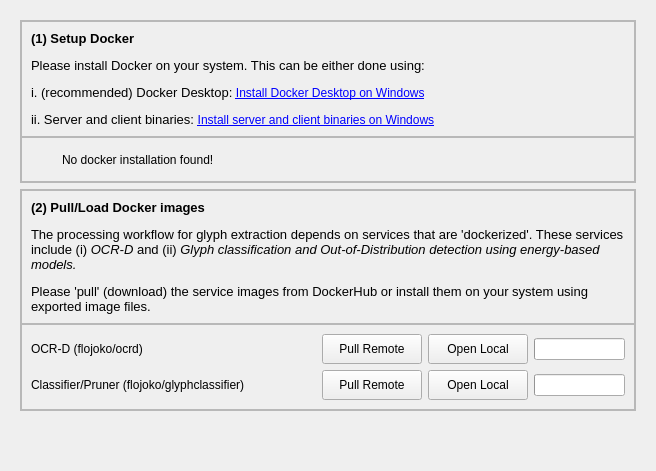
      <widget class="QWidget" name="setupTab">
       <attribute name="icon">
        <iconset resource="resources.qrc">
         <normaloff>:/icons/cil-bolt-circle.svg</normaloff>:/icons/cil-bolt-circle.svg</iconset>
       </attribute>
       <attribute name="title">
        <string>Setup</string>
       </attribute>
       <layout class="QHBoxLayout" name="horizontalLayout_10">
        <item>
         <widget class="QWidget" name="setupWidgets" native="true">
          <layout class="QVBoxLayout" name="verticalLayout_10">
           <item>
            <widget class="QFrame" name="setup1">
             <property name="frameShape">
              <enum>QFrame::StyledPanel</enum>
             </property>
             <property name="frameShadow">
              <enum>QFrame::Raised</enum>
             </property>
             <layout class="QVBoxLayout" name="verticalLayout_11">
              <property name="spacing">
               <number>0</number>
              </property>
              <property name="leftMargin">
               <number>0</number>
              </property>
              <property name="topMargin">
               <number>0</number>
              </property>
              <property name="rightMargin">
               <number>0</number>
              </property>
              <property name="bottomMargin">
               <number>0</number>
              </property>
              <item>
               <widget class="QFrame" name="setup1_title">
                <property name="frameShape">
                 <enum>QFrame::StyledPanel</enum>
                </property>
                <property name="frameShadow">
                 <enum>QFrame::Raised</enum>
                </property>
                <layout class="QVBoxLayout" name="verticalLayout_12">
                 <item>
                  <widget class="QLabel" name="labelSetupDescription">
                   <property name="text">
                    <string>&lt;html&gt;&lt;head/&gt;&lt;body&gt;&lt;p&gt;&lt;span style=&quot; font-size:10pt; font-weight:700;&quot;&gt;(1) Setup Docker &lt;/span&gt;&lt;/p&gt;&lt;p&gt;&lt;span style=&quot; font-size:10pt;&quot;&gt;Please install Docker on your system. This can be either done using:&lt;/span&gt;&lt;/p&gt;&lt;p&gt;&lt;span style=&quot; font-size:10pt;&quot;&gt;i. (recommended) Docker Desktop: &lt;/span&gt;&lt;a href=&quot;https://docs.docker.com/desktop/install/windows-install/&quot;&gt;&lt;span style=&quot; text-decoration: underline; color:#0000ff;&quot;&gt;Install Docker Desktop on Windows&lt;/span&gt;&lt;/a&gt;&lt;/p&gt;&lt;p&gt;&lt;span style=&quot; font-size:10pt;&quot;&gt;ii. Server and client binaries: &lt;/span&gt;&lt;a href=&quot;https://docs.docker.com/engine/install/binaries/&quot;&gt;&lt;span style=&quot; text-decoration: underline; color:#0000ff;&quot;&gt;Install server and client binaries on Windows&lt;/span&gt;&lt;/a&gt;&lt;/p&gt;&lt;/body&gt;&lt;/html&gt;</string>
                   </property>
                   <property name="openExternalLinks">
                    <bool>true</bool>
                   </property>
                  </widget>
                 </item>
                </layout>
               </widget>
              </item>
              <item>
               <widget class="QFrame" name="setup1_content">
                <property name="frameShape">
                 <enum>QFrame::StyledPanel</enum>
                </property>
                <property name="frameShadow">
                 <enum>QFrame::Raised</enum>
                </property>
                <layout class="QVBoxLayout" name="verticalLayout_13">
                 <item>
                  <layout class="QGridLayout" name="gridLayout_5" rowstretch="0" columnstretch="0,0">
                   <item row="0" column="1">
                    <widget class="QLabel" name="labelDockerStatusMessage">
                     <property name="text">
                      <string>No docker installation found!</string>
                     </property>
                    </widget>
                   </item>
                   <item row="0" column="0">
                    <widget class="QLabel" name="labelDockerStatusImage">
                     <property name="sizePolicy">
                      <sizepolicy hsizetype="Fixed" vsizetype="Fixed">
                       <horstretch>0</horstretch>
                       <verstretch>0</verstretch>
                      </sizepolicy>
                     </property>
                     <property name="minimumSize">
                      <size>
                       <width>25</width>
                       <height>25</height>
                      </size>
                     </property>
                     <property name="maximumSize">
                      <size>
                       <width>25</width>
                       <height>25</height>
                      </size>
                     </property>
                     <property name="text">
                      <string/>
                     </property>
                     <property name="pixmap">
                      <pixmap resource="resources.qrc">:/icons/cil-x-circle.svg</pixmap>
                     </property>
                     <property name="scaledContents">
                      <bool>true</bool>
                     </property>
                    </widget>
                   </item>
                  </layout>
                 </item>
                </layout>
               </widget>
              </item>
             </layout>
            </widget>
           </item>
           <item>
            <widget class="QFrame" name="setup2">
             <property name="enabled">
              <bool>true</bool>
             </property>
             <property name="frameShape">
              <enum>QFrame::StyledPanel</enum>
             </property>
             <property name="frameShadow">
              <enum>QFrame::Raised</enum>
             </property>
             <layout class="QVBoxLayout" name="verticalLayout_14">
              <property name="spacing">
               <number>0</number>
              </property>
              <property name="leftMargin">
               <number>0</number>
              </property>
              <property name="topMargin">
               <number>0</number>
              </property>
              <property name="rightMargin">
               <number>0</number>
              </property>
              <property name="bottomMargin">
               <number>0</number>
              </property>
              <item>
               <widget class="QFrame" name="setup2_title">
                <property name="frameShape">
                 <enum>QFrame::StyledPanel</enum>
                </property>
                <property name="frameShadow">
                 <enum>QFrame::Raised</enum>
                </property>
                <layout class="QVBoxLayout" name="verticalLayout_15">
                 <item>
                  <widget class="QLabel" name="labelImagePullDescription">
                   <property name="text">
                    <string>&lt;html&gt;&lt;head/&gt;&lt;body&gt;&lt;p&gt;&lt;span style=&quot; font-size:10pt; font-weight:700;&quot;&gt;(2) Pull/Load Docker images&lt;/span&gt;&lt;/p&gt;&lt;p&gt;&lt;span style=&quot; font-size:10pt;&quot;&gt;The processing workflow for glyph extraction depends on services that are 'dockerized'. These services include (i) &lt;/span&gt;&lt;span style=&quot; font-size:10pt; font-style:italic;&quot;&gt;OCR-D&lt;/span&gt;&lt;span style=&quot; font-size:10pt;&quot;&gt; and (ii) &lt;/span&gt;&lt;span style=&quot; font-size:10pt; font-style:italic;&quot;&gt;Glyph classification and Out-of-Distribution detection using energy-based models. &lt;/span&gt;&lt;/p&gt;&lt;p&gt;&lt;span style=&quot; font-size:10pt;&quot;&gt;Please 'pull' (download) the service images from DockerHub or install them on your system using exported image files.&lt;/span&gt;&lt;/p&gt;&lt;/body&gt;&lt;/html&gt;</string>
                   </property>
                   <property name="wordWrap">
                    <bool>true</bool>
                   </property>
                  </widget>
                 </item>
                </layout>
               </widget>
              </item>
              <item>
               <widget class="QFrame" name="setup2_content">
                <property name="frameShape">
                 <enum>QFrame::StyledPanel</enum>
                </property>
                <property name="frameShadow">
                 <enum>QFrame::Raised</enum>
                </property>
                <layout class="QVBoxLayout" name="verticalLayout_16">
                 <item>
                  <layout class="QGridLayout" name="gridLayout_4">
                   <item row="1" column="0">
                    <widget class="QLabel" name="labelDockerEBM">
                     <property name="enabled">
                      <bool>true</bool>
                     </property>
                     <property name="text">
                      <string>Classifier/Pruner (flojoko/glyphclassifier)</string>
                     </property>
                    </widget>
                   </item>
                   <item row="0" column="0">
                    <widget class="QLabel" name="labelDockerOCRD">
                     <property name="text">
                      <string>OCR-D (flojoko/ocrd)</string>
                     </property>
                    </widget>
                   </item>
                   <item row="1" column="5">
                    <widget class="QProgressBar" name="progressBarDockerEBM">
                     <property name="enabled">
                      <bool>true</bool>
                     </property>
                     <property name="maximum">
                      <number>100</number>
                     </property>
                     <property name="value">
                      <number>-1</number>
                     </property>
                    </widget>
                   </item>
                   <item row="0" column="3">
                    <widget class="QPushButton" name="pushButtonDockerOCRDRemote">
                     <property name="sizePolicy">
                      <sizepolicy hsizetype="Fixed" vsizetype="Fixed">
                       <horstretch>0</horstretch>
                       <verstretch>0</verstretch>
                      </sizepolicy>
                     </property>
                     <property name="minimumSize">
                      <size>
                       <width>100</width>
                       <height>30</height>
                      </size>
                     </property>
                     <property name="text">
                      <string>Pull Remote</string>
                     </property>
                    </widget>
                   </item>
                   <item row="0" column="5">
                    <widget class="QProgressBar" name="progressBarDockerOCRD">
                     <property name="maximum">
                      <number>100</number>
                     </property>
                     <property name="value">
                      <number>-1</number>
                     </property>
                    </widget>
                   </item>
                   <item row="1" column="3">
                    <widget class="QPushButton" name="pushButtonDockerEBMRemote">
                     <property name="enabled">
                      <bool>true</bool>
                     </property>
                     <property name="sizePolicy">
                      <sizepolicy hsizetype="Fixed" vsizetype="Fixed">
                       <horstretch>0</horstretch>
                       <verstretch>0</verstretch>
                      </sizepolicy>
                     </property>
                     <property name="minimumSize">
                      <size>
                       <width>100</width>
                       <height>30</height>
                      </size>
                     </property>
                     <property name="text">
                      <string>Pull Remote</string>
                     </property>
                    </widget>
                   </item>
                   <item row="1" column="2">
                    <spacer name="horizontalSpacer_3">
                     <property name="orientation">
                      <enum>Qt::Horizontal</enum>
                     </property>
                     <property name="sizeType">
                      <enum>QSizePolicy::Fixed</enum>
                     </property>
                     <property name="sizeHint" stdset="0">
                      <size>
                       <width>40</width>
                       <height>20</height>
                      </size>
                     </property>
                    </spacer>
                   </item>
                   <item row="0" column="2">
                    <spacer name="horizontalSpacer">
                     <property name="orientation">
                      <enum>Qt::Horizontal</enum>
                     </property>
                     <property name="sizeType">
                      <enum>QSizePolicy::Fixed</enum>
                     </property>
                     <property name="sizeHint" stdset="0">
                      <size>
                       <width>40</width>
                       <height>20</height>
                      </size>
                     </property>
                    </spacer>
                   </item>
                   <item row="0" column="1" alignment="Qt::AlignHCenter|Qt::AlignVCenter">
                    <widget class="QLabel" name="labelDockerOCRDStatus">
                     <property name="sizePolicy">
                      <sizepolicy hsizetype="Fixed" vsizetype="Fixed">
                       <horstretch>0</horstretch>
                       <verstretch>0</verstretch>
                      </sizepolicy>
                     </property>
                     <property name="minimumSize">
                      <size>
                       <width>25</width>
                       <height>25</height>
                      </size>
                     </property>
                     <property name="maximumSize">
                      <size>
                       <width>25</width>
                       <height>25</height>
                      </size>
                     </property>
                     <property name="text">
                      <string/>
                     </property>
                     <property name="pixmap">
                      <pixmap resource="resources.qrc">:/icons/cil-x-circle.svg</pixmap>
                     </property>
                     <property name="scaledContents">
                      <bool>true</bool>
                     </property>
                     <property name="alignment">
                      <set>Qt::AlignCenter</set>
                     </property>
                    </widget>
                   </item>
                   <item row="1" column="1">
                    <widget class="QLabel" name="labelDockerEBMStatus">
                     <property name="enabled">
                      <bool>true</bool>
                     </property>
                     <property name="sizePolicy">
                      <sizepolicy hsizetype="Fixed" vsizetype="Fixed">
                       <horstretch>0</horstretch>
                       <verstretch>0</verstretch>
                      </sizepolicy>
                     </property>
                     <property name="minimumSize">
                      <size>
                       <width>25</width>
                       <height>25</height>
                      </size>
                     </property>
                     <property name="maximumSize">
                      <size>
                       <width>25</width>
                       <height>25</height>
                      </size>
                     </property>
                     <property name="text">
                      <string/>
                     </property>
                     <property name="pixmap">
                      <pixmap resource="resources.qrc">:/icons/cil-x-circle.svg</pixmap>
                     </property>
                     <property name="scaledContents">
                      <bool>true</bool>
                     </property>
                    </widget>
                   </item>
                   <item row="0" column="4">
                    <widget class="QPushButton" name="pushButtonDockerOCRDLocal">
                     <property name="sizePolicy">
                      <sizepolicy hsizetype="Fixed" vsizetype="Fixed">
                       <horstretch>0</horstretch>
                       <verstretch>0</verstretch>
                      </sizepolicy>
                     </property>
                     <property name="minimumSize">
                      <size>
                       <width>100</width>
                       <height>30</height>
                      </size>
                     </property>
                     <property name="text">
                      <string>Open Local</string>
                     </property>
                    </widget>
                   </item>
                   <item row="1" column="4">
                    <widget class="QPushButton" name="pushButtonDockerEBMLocal">
                     <property name="enabled">
                      <bool>true</bool>
                     </property>
                     <property name="minimumSize">
                      <size>
                       <width>100</width>
                       <height>30</height>
                      </size>
                     </property>
                     <property name="text">
                      <string>Open Local</string>
                     </property>
                    </widget>
                   </item>
                  </layout>
                 </item>
                </layout>
               </widget>
              </item>
             </layout>
            </widget>
           </item>
           <item>
            <spacer name="verticalSpacer">
             <property name="orientation">
              <enum>Qt::Vertical</enum>
             </property>
             <property name="sizeHint" stdset="0">
              <size>
               <width>20</width>
               <height>40</height>
              </size>
             </property>
            </spacer>
           </item>
          </layout>
         </widget>
        </item>
       </layout>
      </widget>
